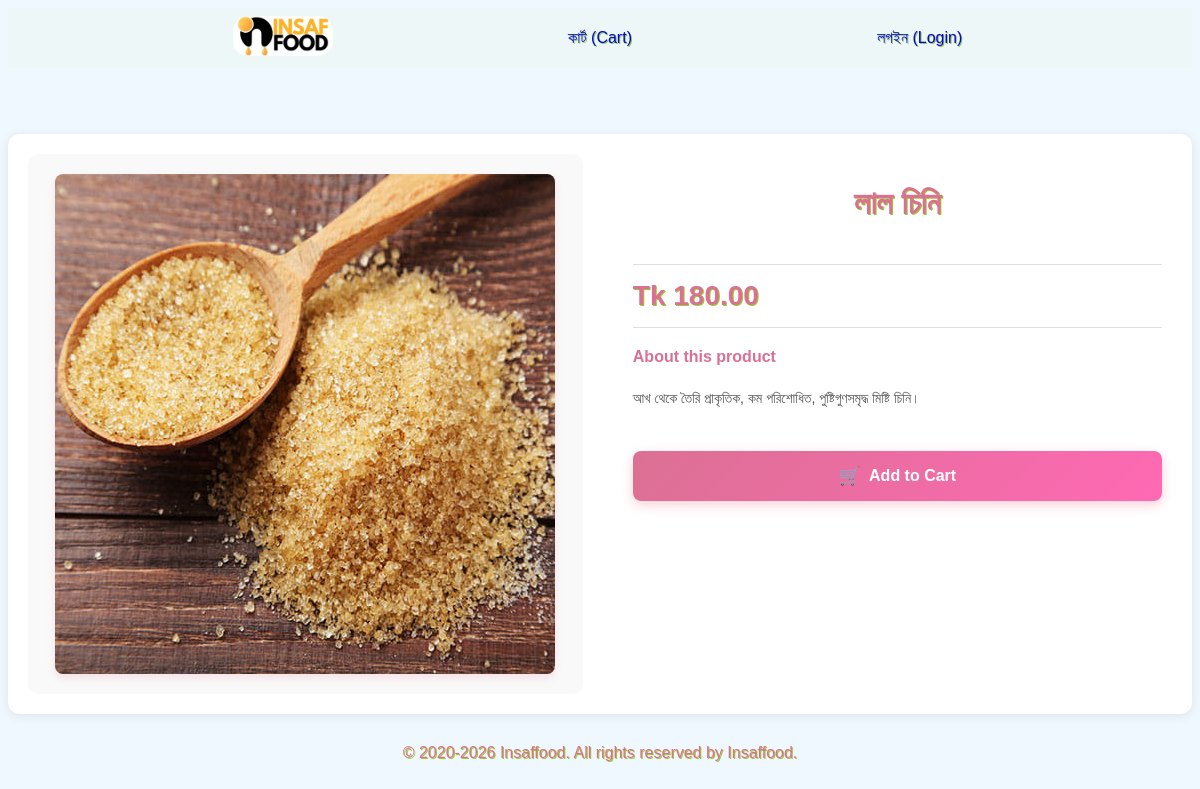
The app's page /laal-cini-1-keji/ with its own data.
### shop/models.py (models this page shows, shortened)
class Product(models.Model):
    name = models.CharField(max_length=100)
    amount = models.CharField(max_length=50)
    description = models.TextField(max_length=500)
    price = models.DecimalField(max_digits=6, decimal_places=2)
    image = models.ImageField(upload_to='shop/products/')
    link = models.SlugField(max_length=100, unique=True, blank=True, editable=False)

### shop/views.py (the view)
# urls.py: path('<slug:link>/', views.product_detail, name='product_detail'),
def product_detail(request, link):
    product = get_object_or_404(Product, link=link)
    return render(request, 'shop/product_page.html', {'product': product})

### templates/shop/product_page.html (shortened to what this page needs)
{% extends "shop/base.html" %}
{% block content %}
<div class="product-detail-container">
    <div class="product-detail-image">
        {% if product.image %}
        <img src="{{ product.image.url }}" class="product-detail-img">
        {% else %}
        <div>Image unavailable</div>
        {% endif %}
    </div>
    <div class="product-detail-info">
        <h1>{{ product.name }}</h1>
        <div class="product-price-section">
            <span class="product-price">Tk {{ product.price }}</span>
        </div>
        <div class="product-description">
            <h3>About this product</h3>
            <p>{{ product.description }}</p>
        </div>
        <form method="post" action="{% url 'add_to_cart' product.id %}" class="product-add-form">
            <button type="submit" class="btn-add-cart" {% if product.amount <= 0 %}disabled{% endif %}>
                <span class="btn-icon">🛒</span> Add to Cart
            </button>
        </form>
    </div>
</div>
{% endblock %}

### static/shop/style.css (style rules this page uses)
body { background-color: #f0f8ff; color: palevioletred; text-shadow: 1px 1px yellowgreen; font-family: cursive, sans-serif; }
h1 { text-align: center; }
.product-detail-container { display: flex; gap: 40px; max-width: 1200px; margin: 30px auto; padding: 20px; background-color: white; border-radius: 12px; box-shadow: 0 2px 12px rgba(0, 0, 0, 0.08); }
.product-detail-image { flex: 0 0 45%; display: flex; align-items: center; justify-content: center; background-color: #f9f9f9; border-radius: 10px; padding: 20px; }
.product-detail-img { max-width: 100%; max-height: 100%; border-radius: 8px; box-shadow: 0 4px 8px rgba(220, 20, 60, 0.1); object-fit: contain; }
.product-detail-info { flex: 1; display: flex; flex-direction: column; gap: 20px; padding: 10px; }
.product-price-section { display: flex; align-items: center; gap: 20px; padding: 15px 0; border-top: 1px solid #e0e0e0; border-bottom: 1px solid #e0e0e0; }
.product-price { font-size: 28px; font-weight: 700; color: palevioletred; }
.product-description { display: flex; flex-direction: column; gap: 10px; }
.product-description h3 { font-size: 16px; font-weight: 700; color: palevioletred; margin: 0; text-shadow: none; }
.product-description p { color: #555; font-size: 14px; text-shadow: none; }
.product-add-form { display: flex; gap: 10px; margin-top: 10px; }
.btn-add-cart { padding: 14px 32px; font-size: 16px; font-weight: 600; color: white; background: linear-gradient(135deg, palevioletred, #ff69b4); border: none; border-radius: 8px; cursor: pointer; transition: all 0.3s ease; box-shadow: 0 4px 12px rgba(220, 20, 60, 0.2); display: flex; align-items: center; gap: 8px; flex: 1; justify-content: center; }
.btn-icon { font-size: 18px; }

### records on screen
Product: image (picture), name "লাল চিনি", price "180.00", description "আখ থেকে তৈরি প্রাকৃতিক, কম পরিশোধিত, পুষ্টিগুণসমৃদ্ধ মিষ্টি চিনি।"
